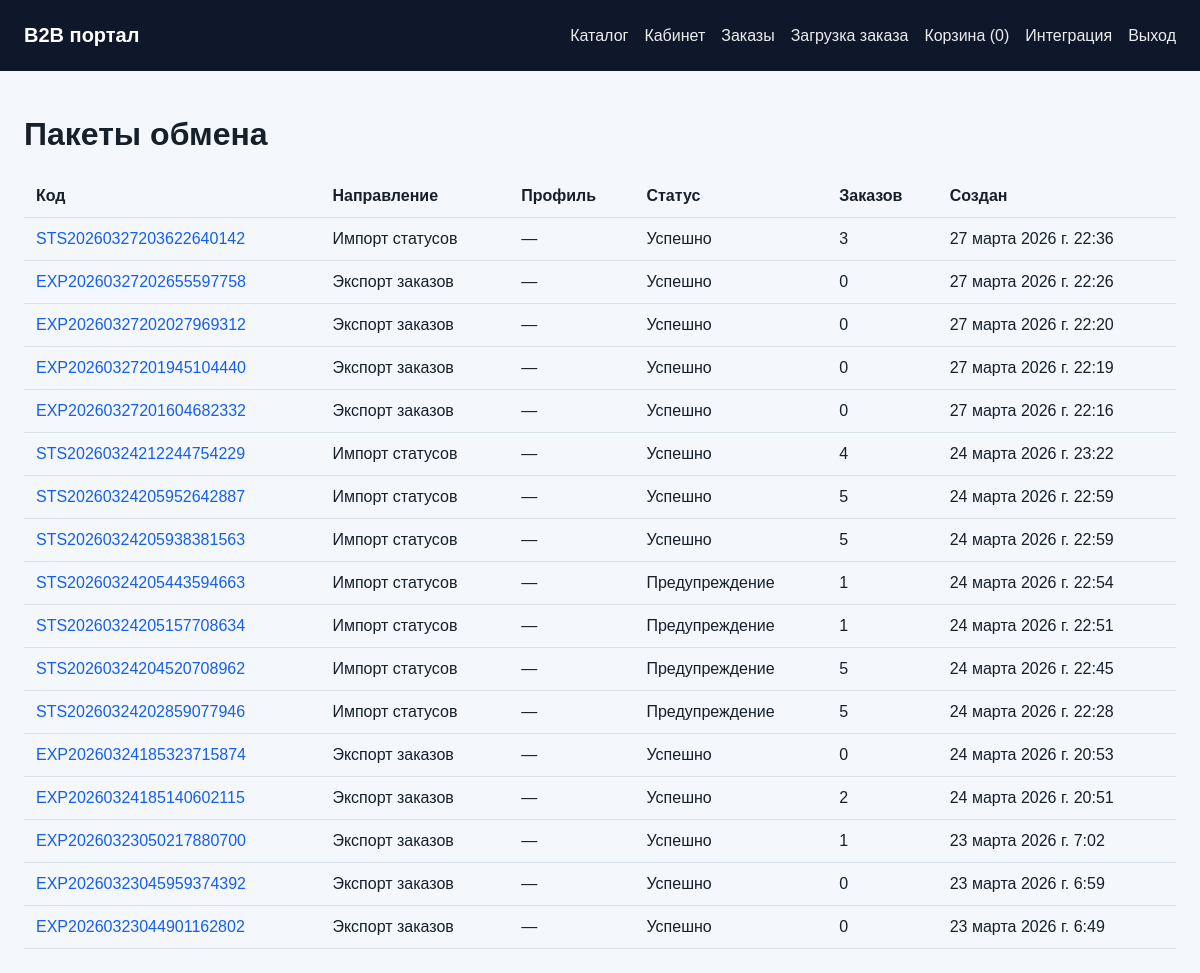
Page /integrations/batches/ (signed in) on the earlier database version.
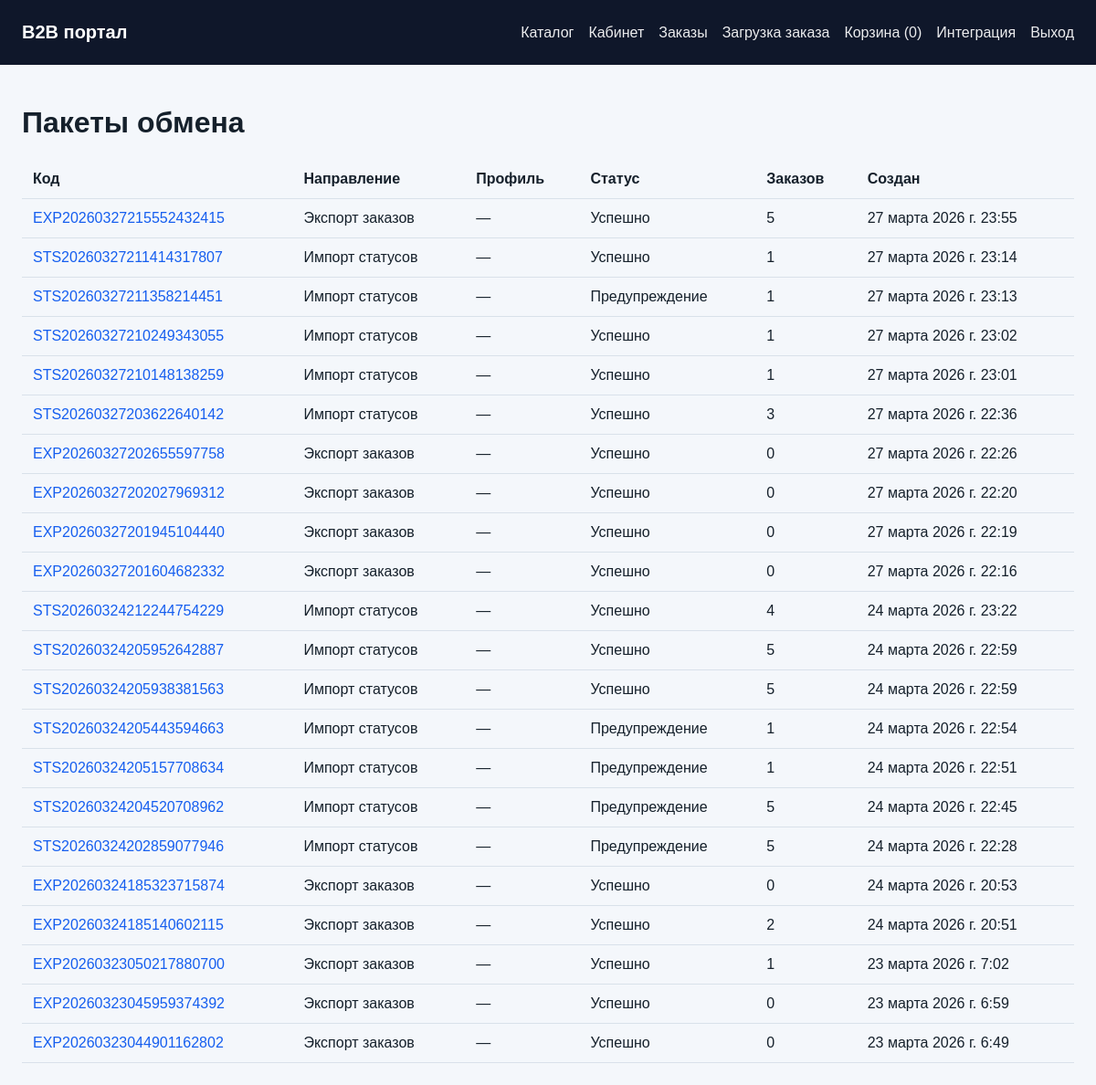
Same page on the later database version.
### apps/integrations/models.py (models this page shows, shortened)
class ExchangeBatch(models.Model):
    DIRECTION_CHOICES = [('export_orders', 'Экспорт заказов'), ('import_statuses', 'Импорт статусов'), ('system', 'Система')]
    STATUS_CHOICES = [('created', 'Создан'), ('ok', 'Успешно'), ('warning', 'Предупреждение'), ('error', 'Ошибка')]
    code = models.CharField('Код пакета', max_length=64, unique=True, db_index=True)
    direction = models.CharField('Направление', max_length=32, choices=DIRECTION_CHOICES)
    profile = models.ForeignKey(IntegrationProfile, verbose_name='Профиль', on_delete=models.SET_NULL, blank=True, null=True, related_name='batches')
    status = models.CharField('Статус', max_length=16, choices=STATUS_CHOICES, default='created')
    created_at = models.DateTimeField('Создан', auto_now_add=True)
    started_at = models.DateTimeField('Начат', blank=True, null=True)
    finished_at = models.DateTimeField('Завершен', blank=True, null=True)
    orders_count = models.PositiveIntegerField('Заказов', default=0)
    success_count = models.PositiveIntegerField('Успешно', default=0)
    error_count = models.PositiveIntegerField('Ошибок', default=0)
    file_path = models.CharField('Путь к основному файлу', max_length=1024, blank=True)
    checksum = models.CharField('Checksum', max_length=64, blank=True)
    comment = models.TextField('Комментарий', blank=True)
    class Meta:
        verbose_name = 'Пакет обмена'
        verbose_name_plural = 'Пакеты обмена'
        ordering = ['-created_at']

### apps/integrations/views.py (the view)
# urls.py: path('batches/', views.batches_list, name='batches-list'),
@staff_member_required
def batches_list(request):
    batches = ExchangeBatch.objects.select_related('profile').all()[:200]
    return render(request, 'integrations/batches_list.html', {'batches': batches})

### apps/portal/cart.py (called while the page is built)
    def count(self):
        return len(self.data)

### apps/portal/context_processors.py (called while the page is built)
def portal_context(request):
    cart = SessionCart(request)
    profile = getattr(getattr(request, 'user', None), 'company_profile', None)
    return {
        'portal_cart_count': cart.count(),
        'portal_company': getattr(profile, 'company', None),
    }

### templates/integrations/batches_list.html (shortened to what this page needs)
{% extends "base.html" %}
{% block content %}
<h1>Пакеты обмена</h1>
<table>
    <thead>
        <tr><th>Код</th><th>Направление</th><th>Профиль</th><th>Статус</th><th>Заказов</th><th>Создан</th></tr>
    </thead>
    <tbody>
    {% for batch in batches %}
        <tr>
            <td><a href="{% url 'integrations:batch-detail' batch.pk %}">{{ batch.code }}</a></td>
            <td>{{ batch.get_direction_display }}</td>
            <td>{{ batch.profile|default:'—' }}</td>
            <td>{{ batch.get_status_display }}</td>
            <td>{{ batch.orders_count }}</td>
            <td>{{ batch.created_at }}</td>
        </tr>
    {% empty %}
        <tr><td colspan="6">Пакетов пока нет.</td></tr>
    {% endfor %}
    </tbody>
</table>
{% endblock %}

Differences in the rows shown:
added ExchangeBatch: code "EXP20260327215552432415", direction "Экспорт заказов", profile "—", status "Успешно", orders_count "5", created_at "27 марта 2026 г. 23:55"
added ExchangeBatch: code "STS20260327211414317807", direction "Импорт статусов", profile "—", status "Успешно", orders_count "1", created_at "27 марта 2026 г. 23:14"
added ExchangeBatch: code "STS20260327211358214451", direction "Импорт статусов", profile "—", status "Предупреждение", orders_count "1", created_at "27 марта 2026 г. 23:13"
added ExchangeBatch: code "STS20260327210249343055", direction "Импорт статусов", profile "—", status "Успешно", orders_count "1", created_at "27 марта 2026 г. 23:02"
added ExchangeBatch: code "STS20260327210148138259", direction "Импорт статусов", profile "—", status "Успешно", orders_count "1", created_at "27 марта 2026 г. 23:01"
